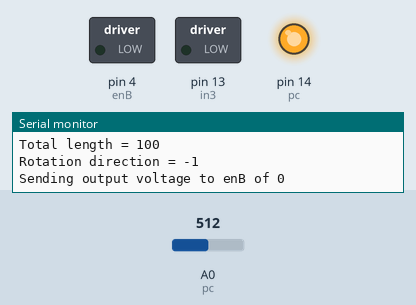
Recording of a sketch running on a simulated Arduino Uno, built with avr-gcc and run on an emulated ATmega328P. Shown: switched loads named in the sketch (green lamp = pin HIGH), output pins drawn as LEDs (lit = HIGH), the last lines printed to the serial monitor. The inputs (shaded band) are chosen by the test bench; at power-on: A0 (pc) = 512.

Above: at 1.2 s.
1.3 s: A0 (pc) set to 983
4.3 s: A0 (pc) set to 1008
At 4.36 s:
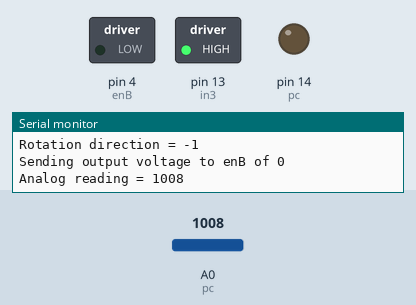
At 5.2 s:
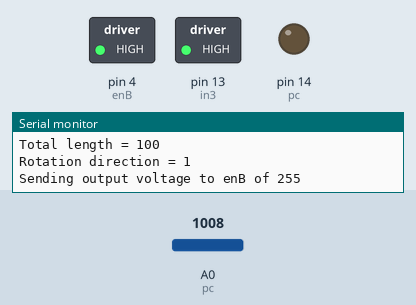
5.9 s: A0 (pc) set to 0
At 7.3 s:
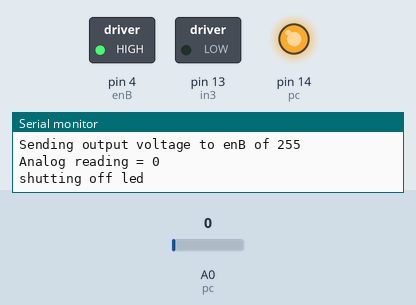
Timing chart, 0 to 9.2 s (numbered marks = the images above; inputs shaded):
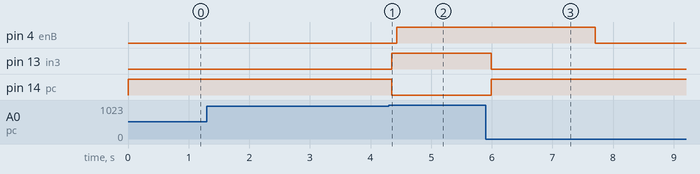

Measured:
- the behaviour switches between 1000 and 1001 on A0 (pc) (found by bisection; images 0 and 1)
- after the input at 4.3 s, pin 4 (enB): LOW → HIGH after 0.13 s; pin 13 (in3): LOW → HIGH after 0.05 s; pin 14 (pc): HIGH → LOW after 0.05 s
- after the input at 5.9 s, pin 4 (enB): HIGH → LOW after 1.8 s; pin 13 (in3): HIGH → LOW after 0.09 s; pin 14 (pc): LOW → HIGH after 0.09 s

The sketch:

run-door.ino
```cpp
// the photocell and 10k pull-down resistor that make up the light sensor
#define pc 0
// optional - If you connect enA or enB on the motor controller,
//            you can use maxPwmOutput to control the speed of the motor
#define enB 4
// in1/in2 or in3/in4 on the motor controller.  These control the direction
// of the motor's spin
#define in3 13
#define in4 14
int photocellReading;
int lightThreshold = 1000;
int rotationDirection = 1;
int totalLength = 100;
int currentPosition = 0;
int maxPwmOutput = 255; //50% rotation speed
void setup() {
  Serial.begin(9600); //Enable debug output in console
  pinMode(LED_BUILTIN, OUTPUT); //Get ready to use the built-in led to indicate light/dark status
  pinMode(enB, OUTPUT);
  pinMode(in3, OUTPUT);
  pinMode(in4, OUTPUT);
  //Set motor's initial rotation direction
  digitalWrite(in3, LOW);
  digitalWrite(in4, HIGH);
}
void loop() {
  photocellReading = analogRead(pc);
  Serial.print("Analog reading = ");
  Serial.println(photocellReading);
  //Set rotation direction based on light level and set LED status as a helper
  if(photocellReading > lightThreshold) {
    Serial.println("lighting up led");
    digitalWrite(LED_BUILTIN, HIGH);
    digitalWrite(in3, HIGH);
    digitalWrite(in4, LOW);
    rotationDirection = 1;
  }else{
    Serial.println("shutting off led");
    digitalWrite(LED_BUILTIN, LOW);
    digitalWrite(in3, LOW);
    digitalWrite(in4, HIGH);
    rotationDirection = -1;
  }
  Serial.print("Current position = ");
  Serial.println(currentPosition);
  Serial.print("Total length = ");
  Serial.println(totalLength);
  Serial.print("Rotation direction = ");
  Serial.println(rotationDirection);
  int pwmOutput = 0;
  if((currentPosition < totalLength && rotationDirection == 1) || (currentPosition > 0 && rotationDirection == -1)) {
    currentPosition += rotationDirection;
    pwmOutput = maxPwmOutput;
  }
  Serial.print("Sending output voltage to enB of ");
  Serial.println(pwmOutput);
  analogWrite(enB, pwmOutput);
  delay(100);
}
```
